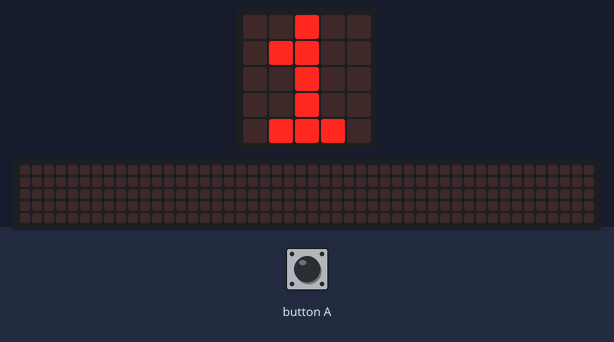
The program below on a simulated BBC micro:bit (MakeCode). On the bench: the board's 5×5 LED display, a strip that is not on the board, showing the scrolling text unrolled. The inputs (shaded band) are chosen by the test bench. The 48×5 strip is a reading aid, not a part: it shows the text the display is scrolling, unrolled, one strip-width of it at a time.

Above: at 3.7 s.
3.8 s: button A pressed for 0.15 s
At 4.03 s:
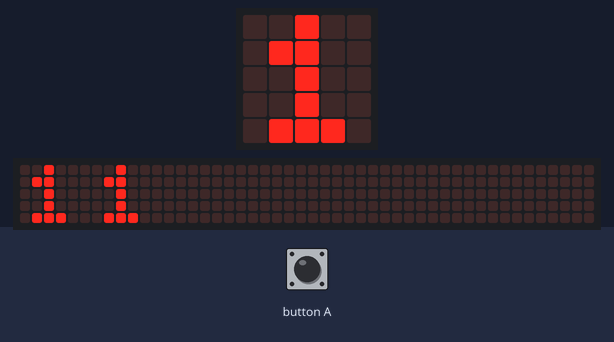
4.5 s: button A pressed for 0.15 s
5.2 s: button A pressed for 0.15 s
At 11.9 s:
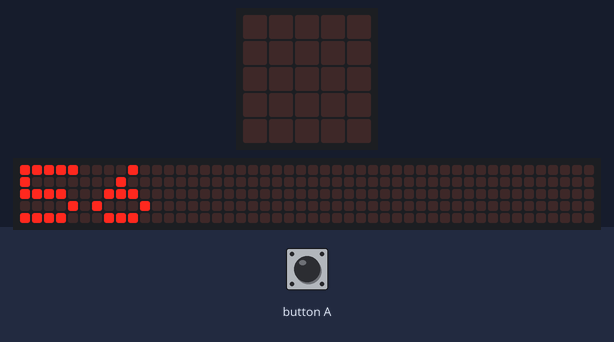
At 12.3 s:
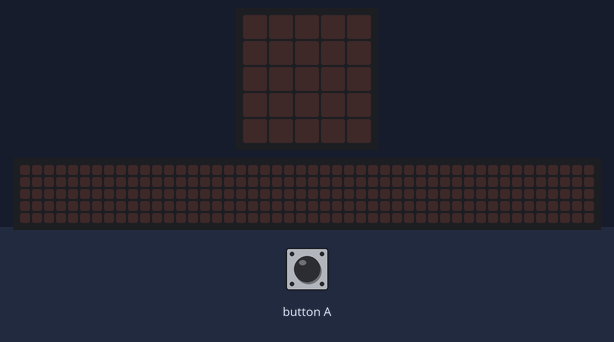
Timing chart, 0 to 13.5 s (numbered marks = the images above; inputs shaded):
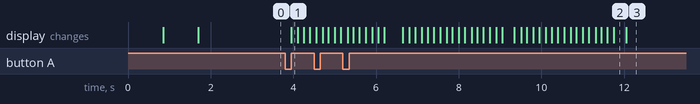

The program:

main.ts
```typescript
input.onButtonPressed(Button.A, function () {
    basic.showNumber(contador)
})
let contador = 0
basic.showNumber(3)
basic.pause(100)
basic.showNumber(2)
basic.pause(100)
basic.showNumber(1)
basic.pause(100)
contador = 0
basic.forever(function () {
    basic.pause(100)
    contador += 1
})
```

test.ts
```typescript
// aquí va el archivo "tests"; esto no se compilará cuando este paquete se utilice como una extensión.
```

Measured:
- after the input at 3.8 s, the display: changes after 0.15 s (image 1)
